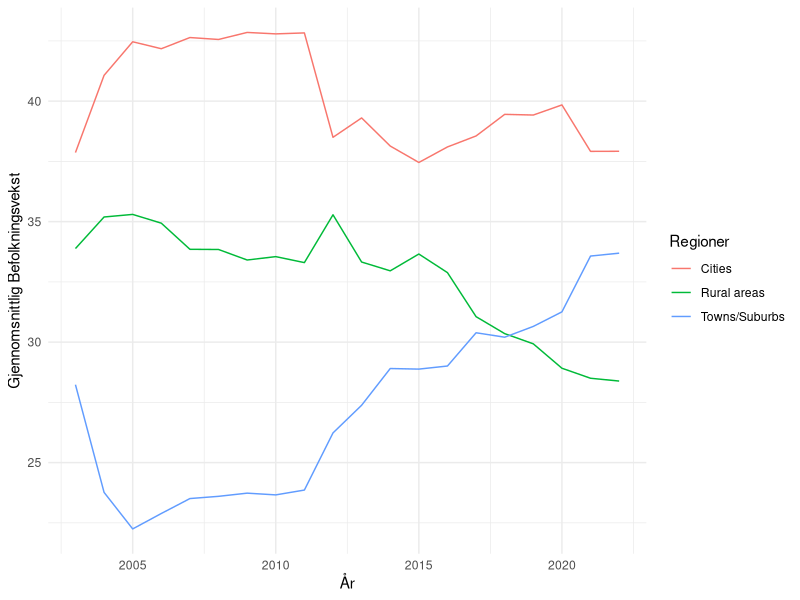
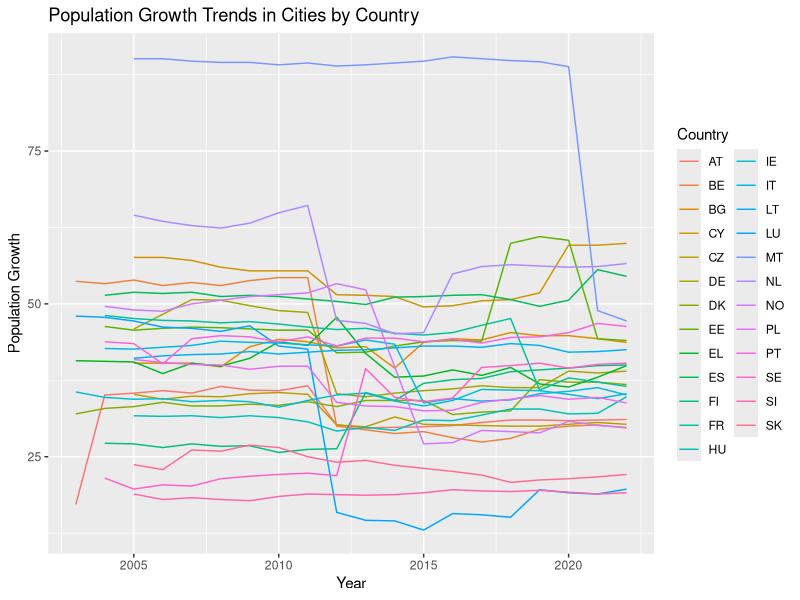
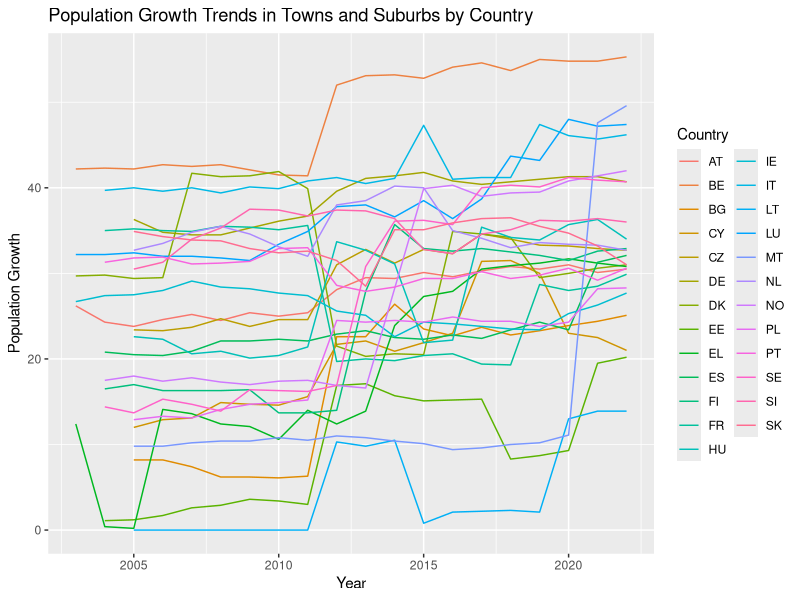
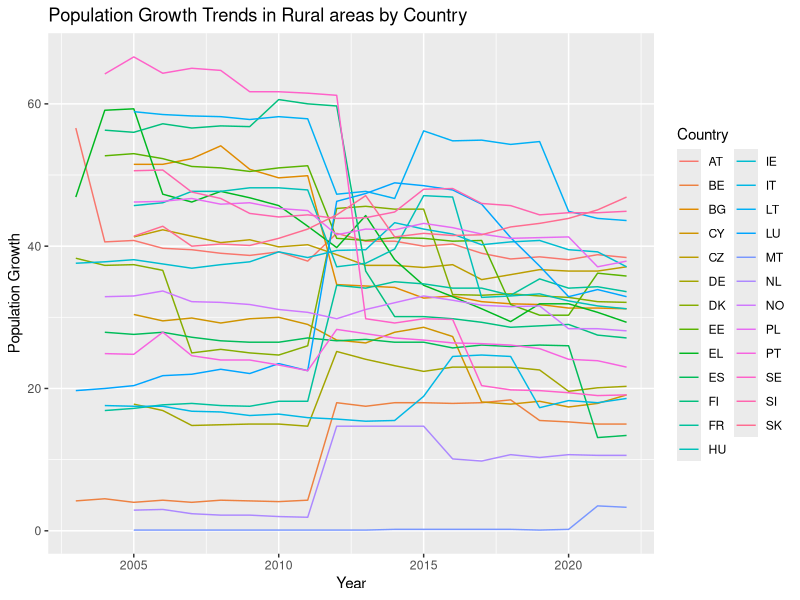
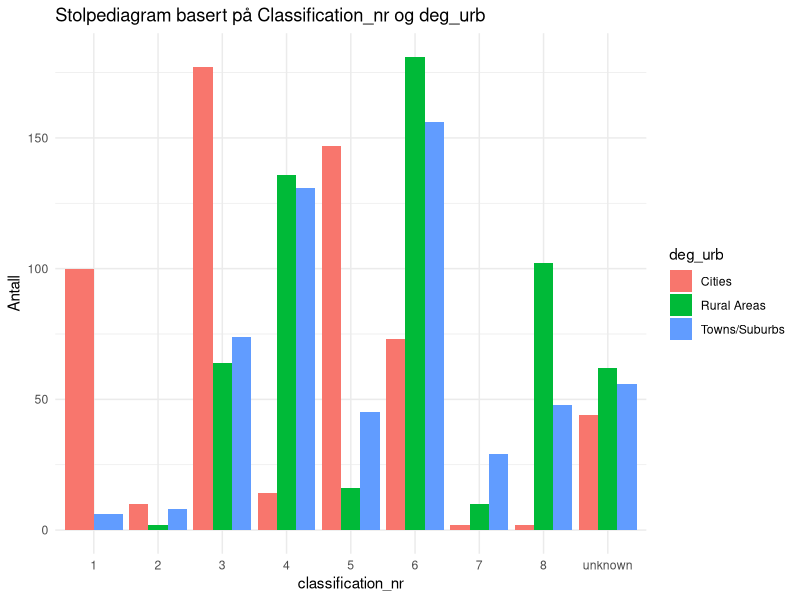

Reproduce these figures in R, in order.
## ---- chunk 1
#| label: setup 
#| echo: false
#| output: false
#| message: false
library(tidyverse)
library(readxl)
library(dplyr)
library(ggplot2)
library(flextable)
## ---- chunk 2
#| echo: false
#| message: false
data <- read_csv("ilc_lvho01__custom_9371289_linear.csv") 
## ---- chunk 3
#| echo: false
data <- data |>
  select(geo, deg_urb, TIME_PERIOD, OBS_VALUE) |>
  filter(!(geo %in% c("LV", "MK", "HR", "RO", "RS", "CH", "AL", "IS"))) |>
  mutate(deg_urb = case_when(
    deg_urb == "DEG1" ~ "Cities",
    deg_urb == "DEG2" ~ "Towns/Suburbs",
    deg_urb == "DEG3" ~ "Rural areas"
  ))
## ---- chunk 4
#| echo: false
#| message: false
#| label: fig-gjsnitt-befolkning
#| fig-cap: "Gjennomsnittlig befolkningsvekst i perioden 2003-2022 fordelt på regioninndelingen cities, towns/suburbs og rural areas."

data %>%
  group_by(deg_urb, TIME_PERIOD) %>%
  summarise(mean_value = mean(OBS_VALUE)) %>%
  ggplot(aes(x = TIME_PERIOD, y = mean_value, color = deg_urb)) +
  geom_line() +
  labs(x = "År",
       y = "Gjennomsnittlig Befolkningsvekst",
       color = "Regioner") +
  theme_minimal()

## ---- chunk 5
#| echo: false
subset_deg1 <- data |> 
  filter(deg_urb == "Cities")
## ---- chunk 6
#| echo: false
#| label: tbl-summary-deg1
#| tbl-cap: "Deskriptiv statistikk for befolkning i `Cities´-regioner"
summary_deg1 <- subset_deg1 %>%
  summarise(
    min = min(OBS_VALUE),
    median = median(OBS_VALUE),
    mean = mean(OBS_VALUE),
    max = max(OBS_VALUE),
    variance = var(OBS_VALUE),
    std.dev = sd(OBS_VALUE)
  ) %>%
  flextable() |> 
  width(1, width = 3.5) |> 
  width(2, width = 1.5)

summary_deg1
## ---- chunk 7
#| echo: false
subset_deg2 <- data |> 
  filter(deg_urb == "Towns/Suburbs")
## ---- chunk 8
#| echo: false
#| label: tbl-summary-deg2
#| tbl-cap: "Deskriptiv statistikk for befolkning i `Towns and Suburbs´-regioner"
summary_deg2 <- subset_deg2 %>%
  summarise(
    min = min(OBS_VALUE),
    median = median(OBS_VALUE),
    mean = mean(OBS_VALUE),
    max = max(OBS_VALUE),
    variance = var(OBS_VALUE),
    std.dev = sd(OBS_VALUE)
  ) %>%
  flextable() |> 
  width(1, width = 3.5) |> 
  width(2, width = 1.5)

summary_deg2
## ---- chunk 9
#| echo: false
subset_deg3 <- data |> 
  filter(deg_urb == "Rural areas")
## ---- chunk 10
#| echo: false
#| label: tbl-summary-deg3
#| tbl-cap: "Deskriptiv statistikk for befolkning i `Rural areas´-regioner"
summary_deg3 <- subset_deg3 %>%
  summarise(
    min = min(OBS_VALUE),
    median = median(OBS_VALUE),
    mean = mean(OBS_VALUE),
    max = max(OBS_VALUE),
    variance = var(OBS_VALUE),
    std.dev = sd(OBS_VALUE)
  ) %>%
  flextable() |> 
  width(1, width = 3.5) |> 
  width(2, width = 1.5)

summary_deg3
## ---- chunk 11
#| echo: false
cities_plot <- data |> 
  filter(deg_urb == "Cities") |> 
  ggplot(aes(x = TIME_PERIOD, y = OBS_VALUE, color = geo)) +
  geom_line() +
  labs(title = "Population Growth Trends in Cities by Country",
       x = "Year",
       y = "Population Growth",
       color = "Country")

print(cities_plot)
## ---- chunk 12
#| echo: false
towns_suburbs_plot <- data |> 
  filter(deg_urb == "Towns/Suburbs") |> 
  ggplot(aes(x = TIME_PERIOD, y = OBS_VALUE, color = geo)) +
  geom_line() +
  labs(title = "Population Growth Trends in Towns and Suburbs by Country",
       x = "Year",
       y = "Population Growth",
       color = "Country")

print(towns_suburbs_plot)
## ---- chunk 13
#| echo: false
rural_plot <- data |> 
  filter(deg_urb == "Rural areas") |> 
  ggplot(aes(x = TIME_PERIOD, y = OBS_VALUE, color = geo)) +
  geom_line() +
  labs(title = "Population Growth Trends in Rural areas by Country",
       x = "Year",
       y = "Population Growth",
       color = "Country")

print(rural_plot)
## ---- chunk 14
#| echo: false
#| message: false
data1 <- arbeidskraft <- read_csv("arbeidskraft.csv") |> 
  select(arbeidsvekst = OBS_VALUE, geo, age, deg_urb, TIME_PERIOD)

data2 <- arbeidsledighet1 <- read_csv("arbeidsledighet1.csv") |> 
  select(arbeidsledig = OBS_VALUE, geo,age, deg_urb, TIME_PERIOD)

data3 <- huspris <- read_csv("huspris.csv") |> 
  select(huspris = OBS_VALUE, geo, deg_urb, TIME_PERIOD)
## ---- chunk 15
#| echo: false
arbeidsvekst <- data1 |>
  filter(age == "Y15-64") |>
  mutate(deg_urb = case_when(
    deg_urb == "DEG1" ~ "Cities",
    deg_urb == "DEG2" ~ "Towns/Suburbs",
    deg_urb == "DEG3" ~ "Rural Areas",
    TRUE ~ as.character(deg_urb)  # Beholder andre verdier uendret
  ))
## ---- chunk 16
#| echo: false
arbeidsledige <- data2 |> 
  filter(age == "Y15-64") |>
  mutate(deg_urb = case_when(
    deg_urb == "DEG1" ~ "Cities",
    deg_urb == "DEG2" ~ "Towns/Suburbs",
    deg_urb == "DEG3" ~ "Rural Areas",
    TRUE ~ as.character(deg_urb)  # Beholder andre verdier uendret
  ))
## ---- chunk 17
#| echo: false
huspris <- data3 |> 
  mutate(deg_urb = case_when(
    deg_urb == "DEG1" ~ "Cities",
    deg_urb == "DEG2" ~ "Towns/Suburbs",
    deg_urb == "DEG3" ~ "Rural Areas",
    TRUE ~ as.character(deg_urb)  # Beholder andre verdier uendret
  ))
## ---- chunk 18
#| echo: false
join <- arbeidsvekst |> 
  left_join(arbeidsledige, join_by(geo, TIME_PERIOD, deg_urb))

join1 <- join |> 
  left_join(huspris, join_by(geo, TIME_PERIOD, deg_urb))

maindata <- join1 |> 
  left_join(data, join_by(geo, TIME_PERIOD, deg_urb))
## ---- chunk 19
#| echo: false
maindata <- maindata %>%
  group_by(geo, TIME_PERIOD) %>%
  mutate(arb.ledig.geo.mean = mean(arbeidsledig, na.rm = TRUE), huspris.geo.mean = mean(huspris, na.rm = TRUE), arb.vekst.geo.mena = mean(arbeidsvekst, na.rm = TRUE))

## ---- chunk 20
#| echo: false
maindata <- maindata %>%
  mutate(classification = case_when(
    arbeidsledig > arb.ledig.geo.mean & arbeidsvekst > arb.vekst.geo.mena & huspris > huspris.geo.mean ~ "1.høy arbeisledighet, høy arbeidsvekst, høy huspris",
    arbeidsledig > arb.ledig.geo.mean & arbeidsvekst > arb.vekst.geo.mena & huspris <= huspris.geo.mean ~ "2.høy arbeisledighet, høy arbeidsvekst, lav huspris",
    arbeidsledig > arb.ledig.geo.mean & arbeidsvekst <= arb.vekst.geo.mena & huspris > huspris.geo.mean ~ "3.høy arbeisledighet, lav arbeidsvekst, høy huspris",
    arbeidsledig > arb.ledig.geo.mean & arbeidsvekst <= arb.vekst.geo.mena & huspris <= huspris.geo.mean ~ "4.høy arbeisledighet, lav arbeidsvekst, lav huspris",
    arbeidsledig <= arb.ledig.geo.mean & arbeidsvekst > arb.vekst.geo.mena & huspris > huspris.geo.mean ~ "5.lav arbeisledighet, høy arbeidsvekst, høy huspris",
    arbeidsledig <= arb.ledig.geo.mean & arbeidsvekst > arb.vekst.geo.mena & huspris <= huspris.geo.mean ~ "6.lav arbeisledighet, høy arbeidsvekst, lav huspris",
    arbeidsledig <= arb.ledig.geo.mean & arbeidsvekst <= arb.vekst.geo.mena & huspris > huspris.geo.mean ~ "7.lav arbeisledighet, lav arbeidsvekst, høy huspris",
    arbeidsledig <= arb.ledig.geo.mean & arbeidsvekst <= arb.vekst.geo.mena & huspris <= huspris.geo.mean ~ "8. lav arbeisledighet, lav arbeidsvekst, lav huspris",
    TRUE ~ "unknown")
  )
## ---- chunk 21
#| echo: false
maindata <- maindata %>%
  mutate(classification_nr = case_when(
    arbeidsledig > arb.ledig.geo.mean & arbeidsvekst > arb.vekst.geo.mena & huspris > huspris.geo.mean ~ "1",
    arbeidsledig > arb.ledig.geo.mean & arbeidsvekst > arb.vekst.geo.mena & huspris <= huspris.geo.mean ~ "2",
    arbeidsledig > arb.ledig.geo.mean & arbeidsvekst <= arb.vekst.geo.mena & huspris > huspris.geo.mean ~ "3",
    arbeidsledig > arb.ledig.geo.mean & arbeidsvekst <= arb.vekst.geo.mena & huspris <= huspris.geo.mean ~ "4",
    arbeidsledig <= arb.ledig.geo.mean & arbeidsvekst > arb.vekst.geo.mena & huspris > huspris.geo.mean ~ "5",
    arbeidsledig <= arb.ledig.geo.mean & arbeidsvekst > arb.vekst.geo.mena & huspris <= huspris.geo.mean ~ "6",
    arbeidsledig <= arb.ledig.geo.mean & arbeidsvekst <= arb.vekst.geo.mena & huspris > huspris.geo.mean ~ "7",
    arbeidsledig <= arb.ledig.geo.mean & arbeidsvekst <= arb.vekst.geo.mena & huspris <= huspris.geo.mean ~ "8",
    TRUE ~ "unknown")
  )
## ---- chunk 22
#| echo: false
# Lag stolpediagram
stolpediagram <- ggplot(maindata, aes(x = as.factor(classification_nr), fill = deg_urb)) +
  geom_bar(position = "dodge", stat = "count") +
  labs(title = "Stolpediagram basert på Classification_nr og deg_urb",
       x = "classification_nr",
       y = "Antall") +
  theme_minimal()

# Vis stolpediagrammet
print(stolpediagram)
